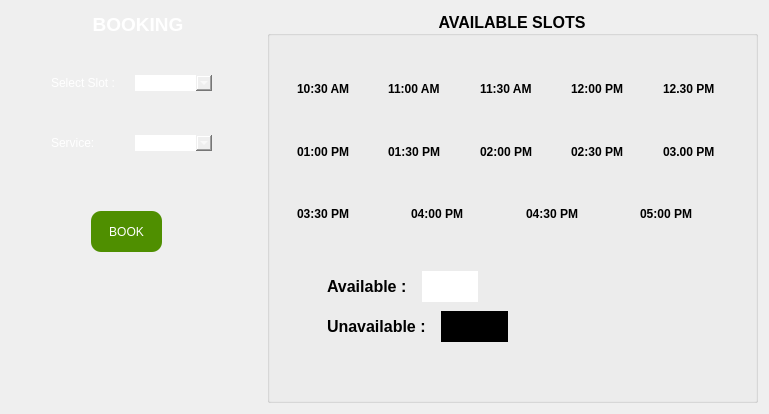
<?xml version="1.0" encoding="UTF-8"?>
<ui version="4.0">
 <class>Booking</class>
 <widget class="QDialog" name="Booking">
  <property name="geometry">
   <rect>
    <x>0</x>
    <y>0</y>
    <width>769</width>
    <height>414</height>
   </rect>
  </property>
  <property name="windowTitle">
   <string>Dialog</string>
  </property>
  <layout class="QGridLayout" name="gridLayout">
   <item row="0" column="0">
    <layout class="QHBoxLayout" name="horizontalLayout_6">
     <item>
      <widget class="QGroupBox" name="groupBox">
       <property name="maximumSize">
        <size>
         <width>250</width>
         <height>16777215</height>
        </size>
       </property>
       <property name="font">
        <font>
         <pointsize>14</pointsize>
         <bold>true</bold>
        </font>
       </property>
       <property name="styleSheet">
        <string notr="true">color: rgb(255, 255, 255);
color: rgb(255, 255, 255);
border-radius:20;
</string>
       </property>
       <property name="title">
        <string>BOOKING</string>
       </property>
       <property name="alignment">
        <set>Qt::AlignCenter</set>
       </property>
       <widget class="QPushButton" name="btnBook">
        <property name="geometry">
         <rect>
          <x>80</x>
          <y>200</y>
          <width>71</width>
          <height>41</height>
         </rect>
        </property>
        <property name="styleSheet">
         <string notr="true">#btnBook
{
background-color: rgb(79, 143, 0);
border-radius:10px;
}
#btnBook:hover
{
background-color: rgb(115, 252, 214);
}</string>
        </property>
        <property name="text">
         <string>BOOK</string>
        </property>
       </widget>
       <widget class="QLabel" name="lblInfo">
        <property name="geometry">
         <rect>
          <x>10</x>
          <y>360</y>
          <width>231</width>
          <height>20</height>
         </rect>
        </property>
        <property name="text">
         <string/>
        </property>
       </widget>
       <widget class="QWidget" name="layoutWidget">
        <property name="geometry">
         <rect>
          <x>40</x>
          <y>60</y>
          <width>161</width>
          <height>24</height>
         </rect>
        </property>
        <layout class="QHBoxLayout" name="horizontalLayout">
         <item>
          <widget class="QLabel" name="label">
           <property name="text">
            <string>Select Slot :</string>
           </property>
          </widget>
         </item>
         <item>
          <widget class="QComboBox" name="cmbSlot">
           <property name="styleSheet">
            <string notr="true">#cmbslot
{
background-color: rgb(200, 136, 33);

}
</string>
           </property>
           <item>
            <property name="text">
             <string/>
            </property>
           </item>
           <item>
            <property name="text">
             <string/>
            </property>
           </item>
           <item>
            <property name="text">
             <string/>
            </property>
           </item>
           <item>
            <property name="text">
             <string/>
            </property>
           </item>
           <item>
            <property name="text">
             <string/>
            </property>
           </item>
          </widget>
         </item>
        </layout>
       </widget>
       <widget class="QWidget" name="layoutWidget_3">
        <property name="geometry">
         <rect>
          <x>40</x>
          <y>120</y>
          <width>161</width>
          <height>24</height>
         </rect>
        </property>
        <layout class="QHBoxLayout" name="horizontalLayout_2">
         <item>
          <widget class="QLabel" name="label_2">
           <property name="text">
            <string>Service:</string>
           </property>
          </widget>
         </item>
         <item>
          <widget class="QComboBox" name="cmbslot_facilities">
           <property name="styleSheet">
            <string notr="true">#cmbslot
{
background-color: rgb(200, 136, 33);

}
</string>
           </property>
           <item>
            <property name="text">
             <string/>
            </property>
           </item>
           <item>
            <property name="text">
             <string/>
            </property>
           </item>
           <item>
            <property name="text">
             <string/>
            </property>
           </item>
           <item>
            <property name="text">
             <string/>
            </property>
           </item>
           <item>
            <property name="text">
             <string/>
            </property>
           </item>
          </widget>
         </item>
        </layout>
       </widget>
      </widget>
     </item>
     <item>
      <widget class="QGroupBox" name="groupBox_2">
       <property name="maximumSize">
        <size>
         <width>500</width>
         <height>16777215</height>
        </size>
       </property>
       <property name="font">
        <font>
         <pointsize>12</pointsize>
         <bold>true</bold>
        </font>
       </property>
       <property name="title">
        <string>AVAILABLE SLOTS</string>
       </property>
       <property name="alignment">
        <set>Qt::AlignCenter</set>
       </property>
       <widget class="QWidget" name="layoutWidget">
        <property name="geometry">
         <rect>
          <x>60</x>
          <y>260</y>
          <width>151</width>
          <height>31</height>
         </rect>
        </property>
        <layout class="QHBoxLayout" name="horizontalLayout_4">
         <item>
          <widget class="QLabel" name="label_6">
           <property name="text">
            <string>Available :  </string>
           </property>
          </widget>
         </item>
         <item>
          <widget class="QLabel" name="label_7">
           <property name="styleSheet">
            <string notr="true">#label_7{background:white}</string>
           </property>
           <property name="text">
            <string/>
           </property>
          </widget>
         </item>
        </layout>
       </widget>
       <widget class="QWidget" name="layoutWidget_2">
        <property name="geometry">
         <rect>
          <x>60</x>
          <y>300</y>
          <width>181</width>
          <height>31</height>
         </rect>
        </property>
        <layout class="QHBoxLayout" name="horizontalLayout_5">
         <item>
          <widget class="QLabel" name="label_8">
           <property name="text">
            <string>Unavailable :  </string>
           </property>
          </widget>
         </item>
         <item>
          <widget class="QLabel" name="label_9">
           <property name="styleSheet">
            <string notr="true">#label_9{background:black}</string>
           </property>
           <property name="text">
            <string/>
           </property>
          </widget>
         </item>
        </layout>
       </widget>
       <widget class="QWidget" name="layoutWidget">
        <property name="geometry">
         <rect>
          <x>30</x>
          <y>50</y>
          <width>451</width>
          <height>181</height>
         </rect>
        </property>
        <layout class="QVBoxLayout" name="verticalLayout">
         <item>
          <layout class="QHBoxLayout" name="horizontalLayout_7">
           <item>
            <widget class="QLabel" name="lbl1">
             <property name="maximumSize">
              <size>
               <width>16777215</width>
               <height>750</height>
              </size>
             </property>
             <property name="font">
              <font>
               <pointsize>9</pointsize>
               <bold>true</bold>
              </font>
             </property>
             <property name="text">
              <string>10:30 AM</string>
             </property>
            </widget>
           </item>
           <item>
            <widget class="QLabel" name="lbl2">
             <property name="font">
              <font>
               <pointsize>9</pointsize>
               <bold>true</bold>
              </font>
             </property>
             <property name="text">
              <string>11:00 AM</string>
             </property>
            </widget>
           </item>
           <item>
            <widget class="QLabel" name="lbl3">
             <property name="font">
              <font>
               <pointsize>9</pointsize>
               <bold>true</bold>
              </font>
             </property>
             <property name="text">
              <string>11:30 AM</string>
             </property>
            </widget>
           </item>
           <item>
            <widget class="QLabel" name="lbl4">
             <property name="font">
              <font>
               <pointsize>9</pointsize>
               <bold>true</bold>
              </font>
             </property>
             <property name="text">
              <string>12:00 PM</string>
             </property>
            </widget>
           </item>
           <item>
            <widget class="QLabel" name="lbl5">
             <property name="font">
              <font>
               <pointsize>9</pointsize>
               <bold>true</bold>
              </font>
             </property>
             <property name="text">
              <string>12.30 PM</string>
             </property>
            </widget>
           </item>
          </layout>
         </item>
         <item>
          <layout class="QHBoxLayout" name="horizontalLayout_8">
           <item>
            <widget class="QLabel" name="lbl6">
             <property name="font">
              <font>
               <pointsize>9</pointsize>
               <bold>true</bold>
              </font>
             </property>
             <property name="text">
              <string>01:00 PM</string>
             </property>
            </widget>
           </item>
           <item>
            <widget class="QLabel" name="lbl7">
             <property name="font">
              <font>
               <pointsize>9</pointsize>
               <bold>true</bold>
              </font>
             </property>
             <property name="text">
              <string>01:30 PM</string>
             </property>
            </widget>
           </item>
           <item>
            <widget class="QLabel" name="lbl8">
             <property name="font">
              <font>
               <pointsize>9</pointsize>
               <bold>true</bold>
              </font>
             </property>
             <property name="text">
              <string>02:00 PM</string>
             </property>
            </widget>
           </item>
           <item>
            <widget class="QLabel" name="lbl9">
             <property name="font">
              <font>
               <pointsize>9</pointsize>
               <bold>true</bold>
              </font>
             </property>
             <property name="text">
              <string>02:30 PM</string>
             </property>
            </widget>
           </item>
           <item>
            <widget class="QLabel" name="lbl10">
             <property name="font">
              <font>
               <pointsize>9</pointsize>
               <bold>true</bold>
              </font>
             </property>
             <property name="text">
              <string>03.00 PM</string>
             </property>
            </widget>
           </item>
          </layout>
         </item>
         <item>
          <layout class="QHBoxLayout" name="horizontalLayout_9">
           <item>
            <widget class="QLabel" name="lbl11">
             <property name="font">
              <font>
               <pointsize>9</pointsize>
               <bold>true</bold>
              </font>
             </property>
             <property name="text">
              <string>03:30 PM</string>
             </property>
            </widget>
           </item>
           <item>
            <widget class="QLabel" name="lbl12">
             <property name="font">
              <font>
               <pointsize>9</pointsize>
               <bold>true</bold>
              </font>
             </property>
             <property name="text">
              <string>04:00 PM</string>
             </property>
            </widget>
           </item>
           <item>
            <widget class="QLabel" name="lbl13">
             <property name="font">
              <font>
               <pointsize>9</pointsize>
               <bold>true</bold>
              </font>
             </property>
             <property name="text">
              <string>04:30 PM</string>
             </property>
            </widget>
           </item>
           <item>
            <widget class="QLabel" name="lbl14">
             <property name="font">
              <font>
               <pointsize>9</pointsize>
               <bold>true</bold>
              </font>
             </property>
             <property name="text">
              <string>05:00 PM</string>
             </property>
            </widget>
           </item>
          </layout>
         </item>
        </layout>
       </widget>
      </widget>
     </item>
    </layout>
   </item>
  </layout>
 </widget>
 <resources/>
 <connections/>
</ui>
